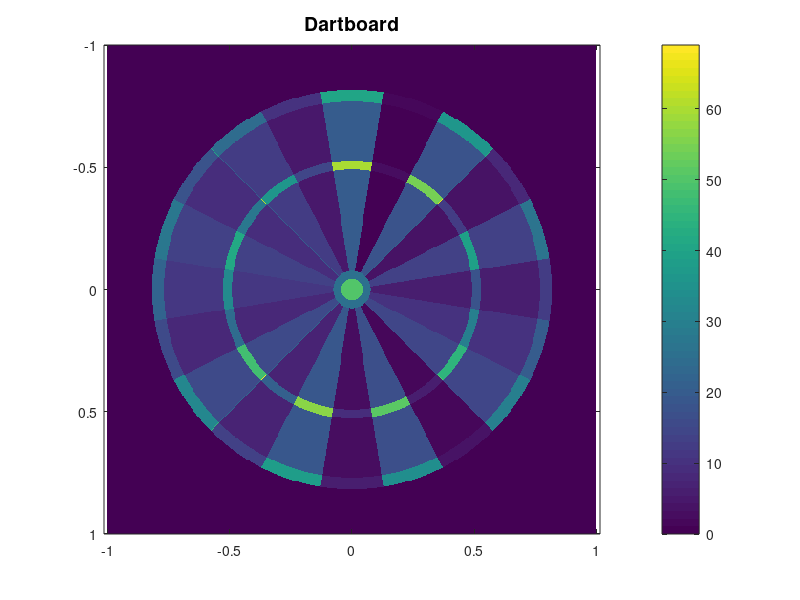

This chart was generated by the following MATLAB code:
%-------------------------------------------------------------------------%
%--------------------Building a Dartboard in MATLAB-----------------------%
%-------------------------------------------------------------------------%
% In this script, we will construct a rough approximation of a standard
% English dartboard using a 512X512 matrix whose coordinates can be used to
% return the point values represented by each place on the board


clc;
close all;
clear all;

%-------------------------------------------------------------------------%

% Define the cartesian plane which we will use to project our dartboard
% (512 equally-spaced points will be plotted, ranging from -1 to +1)
xa = linspace(-1,1,512);
ya = linspace(-1,1,512);

%-------------------------------------------------------------------------
%-----------------   Define the rings of the board   ----------------------
%-------------------------------------------------------------------------

%Array of radius ratios for dartboard rings
R=[1 3 31 124 143 304 343 ]./512;
% We use meshgrid to define a coordinate plane
[Y,X] = meshgrid(ya,xa);

% Diameters of the different rings of the board
D0 = X.^2 + Y.^2<=R(1); %(inner bullseye)
D1 = X.^2 + Y.^2<=R(2); %(outer bullseye)
D2 = X.^2 + Y.^2<=R(3);
D3 = X.^2 + Y.^2<=R(4);
D4 = X.^2 + Y.^2<=R(5);
D5 = X.^2 + Y.^2<=R(6);
D6 = X.^2 + Y.^2<=R(7);
inBounds = D6;          %(playable area of the board)


%--Build the 10 dark-shaded wedges with values alternating 1's and 0's and arrange them
% in their correct locations on the board (starting from bottom center wedge)
% (We're building a logical coordinate matrix with each wedge comprised of all 1's)

A=pi/20; % Ratio needed since there are twenty wedges

wedge3=((atan2(Y,X)<=A)+(-A<=atan2(Y,X)))-1;
wedge2=((atan2(Y,X)<=5*A)+(3*A<=atan2(Y,X)))-1;
wedge10=((atan2(Y,X)<=9*A)+(7*A<=atan2(Y,X)))-1;
wedge13=((atan2(Y,X)<=13*A)+(11*A<=atan2(Y,X)))-1;
wedge18=((atan2(Y,X)<=17*A)+(15*A<=atan2(Y,X)))-1;
wedge20=flipud(wedge3);
wedge12=rot90(wedge2,2);
wedge14=rot90(wedge10,2);
wedge8=rot90(wedge13,2);
wedge7=rot90(wedge18,2);


%--Build the 10 light-shaded wedges with values alternating 1's and 0's and arrange them
% in their correct locations on the board

wedge1=rot90(wedge10);
wedge5=rot90(wedge13);
wedge9=rot90(wedge18);
wedge11=rot90(wedge20);
wedge16=rot90(wedge12);
wedge19=rot90(wedge14);
wedge17=rot90(wedge8);
wedge15=rot90(wedge7);
wedge6=rot90(wedge3);
wedge4=rot90(wedge2);


%--------------------------------------------------------------------------
% Mask each wedge to only include the radius which is 'on the board' and
% also subtract the outer bullseye ring (we will add these values later), then
% scale each wedge to its correct point value
%
wedge20=((wedge20) & (inBounds) & (~D1)) *20;
wedge19=((wedge19) & (inBounds) & (~D1)) *19;
wedge18=((wedge18) & (inBounds) & (~D1)) *18;
wedge17=((wedge17) & (inBounds) & (~D1)) *17;
wedge16=((wedge16) & (inBounds) & (~D1)) *16;
wedge15=((wedge15) & (inBounds) & (~D1)) *15;
wedge14=((wedge14) & (inBounds) & (~D1)) *14;
wedge13=((wedge13) & (inBounds) & (~D1)) *13;
wedge12=((wedge12) & (inBounds) & (~D1)) *12;
wedge11=((wedge11) & (inBounds) & (~D1)) *11;
wedge10=((wedge10) & (inBounds) & (~D1)) *10;
wedge9=((wedge9) & (inBounds) & (~D1)) *9;
wedge8=((wedge8) & (inBounds) & (~D1)) *8;
wedge7=((wedge7) & (inBounds) & (~D1)) *7;
wedge6=((wedge6) & (inBounds) & (~D1)) *6;
wedge5=((wedge5) & (inBounds) & (~D1)) *5;
wedge4=((wedge4) & (inBounds) & (~D1)) *4;
wedge3=((wedge3) & (inBounds) & (~D1)) *3;
wedge2=((wedge2) & (inBounds) & (~D1)) *2;
wedge1=((wedge1) & (inBounds) & (~D1)) *1;

%--------------------------------------------------------------------------
% Add up all the wedges to form the wedge matrix

wedges = wedge9 + wedge8 + wedge7 + wedge6 + wedge5 + wedge4 + wedge3 +...
    wedge20 + wedge2 + wedge19 + wedge18 + wedge17 + wedge16 + wedge15 +...
    wedge14 + wedge13 + wedge12 + wedge11 + wedge10 + wedge1;

% Create final dartboard matrix, applying proper multipliers to each ring
innerBullseye=50.*D0;
outerBullseye=25.*(D1-D0);
wedgesWithMultiplierRings = wedges + 2.*(D4-D3).*wedges + 1.*(D6-D5).*wedges;

fullDartboard = (innerBullseye + outerBullseye + wedgesWithMultiplierRings);


%-------------  Visualize the dartboard as a contour map    ---------------


figure('Color','w','Name','Dartboard Simulator','NumberTitle','off');
imagesc(xa,ya, fullDartboard )
title('Dartboard','fontsize',14)
colorbar
shading interp;
axis equal tight;


%-------------------------------------------------------------------------
